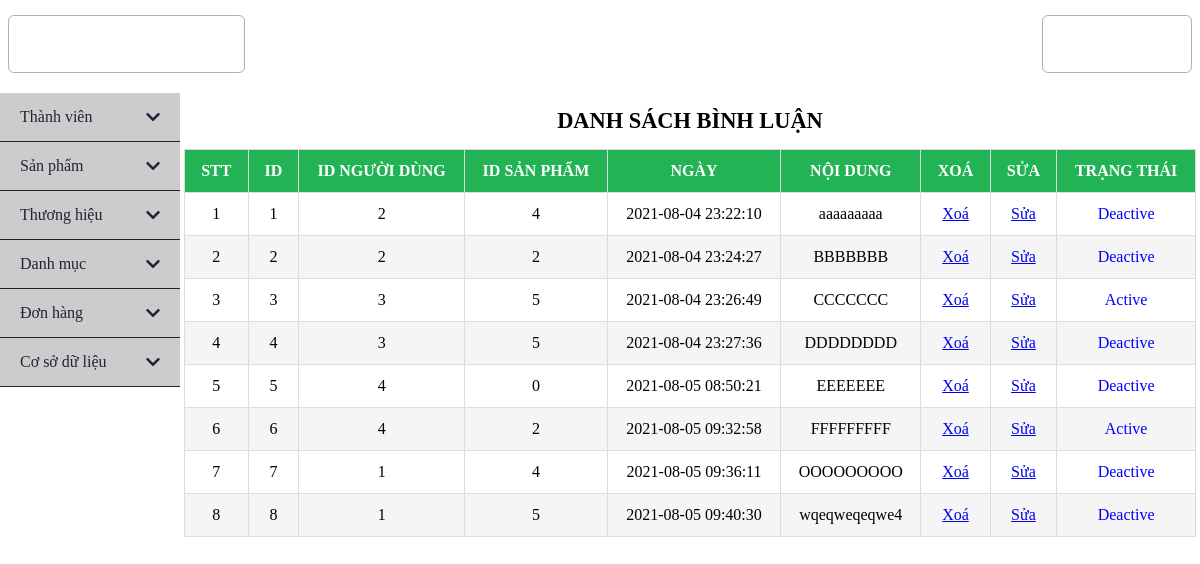
Page /admin/index.php?option=list_comment (signed in) on the committed database.
### tables this page shows
CREATE TABLE `comments` (
  `id` int(5) NOT NULL,
  `member_id` int(5) NOT NULL,
  `product_id` int(5) NOT NULL,
  `date` datetime NOT NULL,
  `content` tinytext NOT NULL,
  `status` tinyint(1) NOT NULL DEFAULT 0
);

### admin/views/comments/list_comment.php (the view, shortened to what this page needs)
<?php
$query = "select *from  comments";
$result = $con->query( $query);
?>
<div class="show">
    <div class="title">
        <h2 class="heading">DANH SÁCH BÌNH LUẬN </h2>
    </div>
<table class="table">
        <thead>
            <th>STT</th>
            <th>ID</th>
            <th>ID NGƯỜI DÙNG </th>
            <th>ID SẢN PHẨM </th>
            <th>NGÀY  </th>
            <th>NỘI DUNG </th>
            <th>XOÁ</th>
            <th>SỬA </th>
            <th>TRẠNG THÁI </th>
        </thead>
        <tbody>
            <?php
            $count = 1;
            foreach($result as $cmt):?>
            <tr>
                <td data-label="STT"><?php echo $count++;?></td>
                <td data-label="ID"><?php echo $cmt['id'];?></td>
                <td data-label="TÊN"><?php echo $cmt['member_id'];?></td>
                <td data-label="GIÁ"><?php echo $cmt['product_id'];?></td>
              <td data-label="NGÀY "><?php echo $cmt['date'];?></td>
              <td data-label="NỘI DUNG"><?php echo $cmt['content'];?></td>
              <td data-label="XOÁ"><a href="?option=list_comment&id=<?=$cmt['id'];?>" onclick ="return confirm('Bạn có chắc muốn xoá sản phẩm  này ?')" class="detete">Xoá </a></td>
              <td data-label="SỬA"><a href="?option=edit_comment&id=<?=$cmt['id'];?>" class="edit">Sửa</a></td>
              <td data-label="TRẠNG THÁI"><a class="publish">
                <?php if($cmt['status'] == 1){
                  echo "Active";
                }else{
                  echo "Deactive";
                }?>
              </a></td>
            </tr>
            <?php endforeach;?>
        </tbody>
    </table>
</div>

### admin/styles/css/main.css (style rules this page uses)
* { padding: 0; margin: 0; box-sizing: border-box; }
:root { --primary-font: 'Inter', sans-serif; --secondary-font:'Playfair Display',sans-serif; --three-font:'Mulish',sans-serif; --gray-color:#B8BECD; --gray-dark-color:#AFB0B9; --gray-darkest-color:#202336; background-image: url('https://image.freepik.com/free-vector/abstract-wave-geometric-white-gray-color-background_106065-173.jpg'); background-size: cover; background-repeat: no-repeat; }
th,td { padding: 15px; text-align: left; border: 1px solid #d3d3d3; }
.show { margin: 0 4px; }
.show .title { width: 100%; padding:15px 0; }
.title .heading { text-align: center; font-size: 1.4em; text-transform: uppercase; }
.table { width: 100%; border-collapse: collapse; }
.table td, .table th { padding:12px 15px; border: 1px solid #ddd; text-align: center; font-size: 16px; }
.table th { background-color:rgb(34 179 85); color:#ffff; }
.table tbody tr:nth-child(even) { background-color:#f5f5f5; }
.publish { color:blue; }

### rows in the picture
comments: id "1", member "2", product "4", date "2021-08-04 23:22:10", content "aaaaaaaaa", status "Deactive"
comments: id "2", member "2", product "2", date "2021-08-04 23:24:27", content "BBBBBBB", status "Deactive"
comments: id "3", member "3", product "5", date "2021-08-04 23:26:49", content "CCCCCCC", status "Active"
comments: id "4", member "3", product "5", date "2021-08-04 23:27:36", content "DDDDDDDD", status "Deactive"
comments: id "5", member "4", product "0", date "2021-08-05 08:50:21", content "EEEEEEE", status "Deactive"
comments: id "6", member "4", product "2", date "2021-08-05 09:32:58", content "FFFFFFFFF", status "Active"
comments: id "7", member "1", product "4", date "2021-08-05 09:36:11", content "OOOOOOOOO", status "Deactive"
comments: id "8", member "1", product "5", date "2021-08-05 09:40:30", content "wqeqweqeqwe4", status "Deactive"
